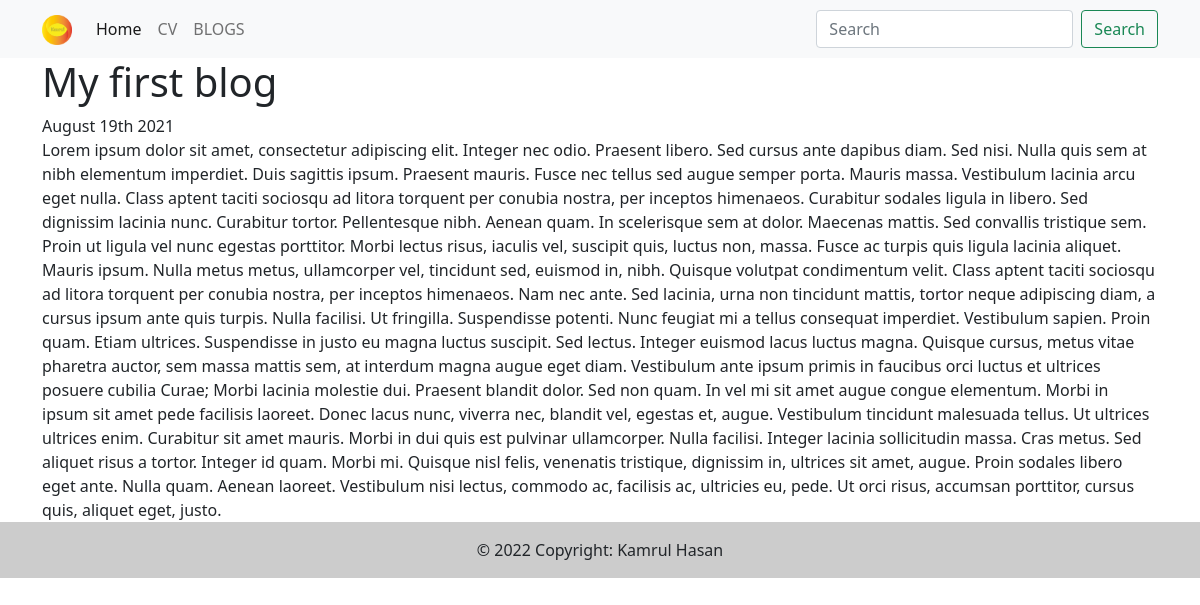
/blog/8, run on the app's committed database.
### blog/models.py (models this page shows, shortened)
class Blog(models.Model):
    title = models.CharField(max_length=100)
    description = models.TextField()
    date = models.DateField()

### blog/views.py (the view)
# urls.py: path('<int:blog_id>', views.detail, name='detail'),
def detail(request, blog_id):
    blog = get_object_or_404(Blog, pk=blog_id)
    context = {'blog': blog}
    return render(request, 'blog/detail.html', context)

### blog/templates/blog/detail.html
{% extends 'portfolio/base.html' %}
{% block contant %}
    <div class="container">
        <h1>{{ blog.title }}</h1>
        {{ blog.date|date:'F jS Y' }}<br>
        {{ blog.description|safe }}
    </div>
{% endblock %}

### data on the page
Blog: title "My first blog", date "August 19th 2021", description "Lorem ipsum dolor sit amet, consectetur adipiscing elit. Integer nec odio. Praesent libero. Sed cursus ante dapibus diam. Sed nisi. Nulla quis sem at nibh elementum imperdiet. Duis sagittis ipsum. Praesent mauris. Fusce nec tellus sed augue semper porta. Mauris massa. Vestibulum lacinia arcu eget nulla. Class aptent taciti sociosqu ad litora torquent per conubia nostra, per inceptos himenaeos. Curabitur sodales ligula in libero. Sed dignissim lacinia nunc. Curabitur tortor. Pellentesque nibh. Aenean quam. In scelerisque sem at dolor. Maecenas mattis. Sed convallis tristique sem. Proin ut ligula vel nunc egestas porttitor. Morbi lectus risus, iaculis vel, suscipit quis, luctus non, massa.…"
